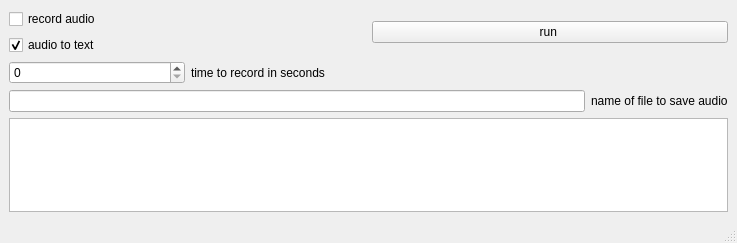
<?xml version="1.0" encoding="UTF-8"?>
<ui version="4.0">
 <class>EFFENDI_speaker_GUI</class>
 <widget class="QMainWindow" name="EFFENDI_speaker_GUI">
  <property name="geometry">
   <rect>
    <x>0</x>
    <y>0</y>
    <width>737</width>
    <height>243</height>
   </rect>
  </property>
  <property name="windowTitle">
   <string>MainWindow</string>
  </property>
  <widget class="QWidget" name="centralwidget">
   <layout class="QGridLayout" name="gridLayout">
    <item row="0" column="0">
     <layout class="QVBoxLayout" name="verticalLayout">
      <item>
       <widget class="QCheckBox" name="recordAudio">
        <property name="text">
         <string>record audio</string>
        </property>
        <property name="autoExclusive">
         <bool>true</bool>
        </property>
       </widget>
      </item>
      <item>
       <widget class="QCheckBox" name="AudioToText">
        <property name="text">
         <string>audio to text</string>
        </property>
        <property name="checked">
         <bool>true</bool>
        </property>
        <property name="autoExclusive">
         <bool>true</bool>
        </property>
       </widget>
      </item>
     </layout>
    </item>
    <item row="0" column="1">
     <widget class="QPushButton" name="runAudio">
      <property name="text">
       <string>run </string>
      </property>
     </widget>
    </item>
    <item row="1" column="0">
     <layout class="QHBoxLayout" name="horizontalLayout_2">
      <item>
       <widget class="QSpinBox" name="recordTime"/>
      </item>
      <item>
       <widget class="QLabel" name="label">
        <property name="text">
         <string>time to record in seconds</string>
        </property>
       </widget>
      </item>
     </layout>
    </item>
    <item row="2" column="0" colspan="2">
     <layout class="QHBoxLayout" name="horizontalLayout">
      <item>
       <widget class="QLineEdit" name="fileName"/>
      </item>
      <item>
       <widget class="QLabel" name="label_2">
        <property name="text">
         <string>name of file to save audio</string>
        </property>
       </widget>
      </item>
     </layout>
    </item>
    <item row="3" column="0" colspan="2">
     <widget class="QPlainTextEdit" name="TextEdit"/>
    </item>
   </layout>
  </widget>
  <widget class="QMenuBar" name="menubar">
   <property name="geometry">
    <rect>
     <x>0</x>
     <y>0</y>
     <width>737</width>
     <height>21</height>
    </rect>
   </property>
  </widget>
  <widget class="QStatusBar" name="statusbar"/>
 </widget>
 <resources/>
 <connections/>
</ui>
